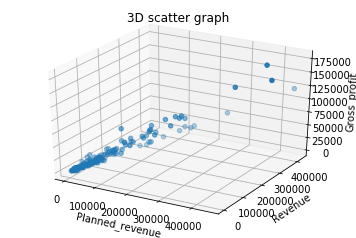

The script that drew this image:
#!/usr/bin/env python3
# -*- coding: utf-8 -*-
"""
Created on Wed Oct 10 08:45:59 2018

@author: jin-tak.han
"""

import matplotlib.pyplot as plt
import numpy as np
from mpl_toolkits.mplot3d import Axes3D
import pandas as pd


df =  pd.read_csv('/Users/jin-tak.han/Code/Python_data_visualization/Scatter_graph_basic/data_sample_scatter.csv')
x = df["Planned_revenue"]
y = df["Revenue"]
z = df["Gross_profit"]

list_x = [] 
list_y = []
list_z = []

for i in range(0, 200):
    list_x.append(x[i])
    list_y.append(y[i])
    list_z.append(z[i])
    


fig = plt.figure()
ax1 = fig.add_subplot(111,projection='3d')

ax1.scatter(list_x,list_y,list_z)
plt.title("3D scatter graph")

ax1.set_xlabel('Planned_revenue')
ax1.set_ylabel('Revenue')
ax1.set_zlabel('Gross_profit')

plt.show()
